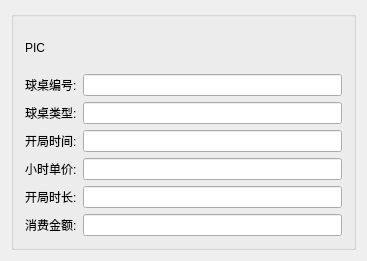
<?xml version="1.0" encoding="UTF-8"?>
<ui version="4.0">
 <class>GuiBilliardsTable</class>
 <widget class="QWidget" name="GuiBilliardsTable">
  <property name="geometry">
   <rect>
    <x>0</x>
    <y>0</y>
    <width>367</width>
    <height>261</height>
   </rect>
  </property>
  <property name="maximumSize">
   <size>
    <width>16777215</width>
    <height>16777215</height>
   </size>
  </property>
  <property name="windowTitle">
   <string>GuiBilliardsTable</string>
  </property>
  <layout class="QHBoxLayout" name="horizontalLayout_7">
   <item>
    <widget class="QGroupBox" name="groupBox">
     <property name="title">
      <string/>
     </property>
     <layout class="QVBoxLayout" name="verticalLayout">
      <item>
       <widget class="QLabel" name="labelPic">
        <property name="sizePolicy">
         <sizepolicy hsizetype="Preferred" vsizetype="Expanding">
          <horstretch>0</horstretch>
          <verstretch>0</verstretch>
         </sizepolicy>
        </property>
        <property name="text">
         <string>PIC</string>
        </property>
       </widget>
      </item>
      <item>
       <layout class="QHBoxLayout" name="horizontalLayout_6">
        <item>
         <widget class="QLabel" name="label_7">
          <property name="text">
           <string>球桌编号:</string>
          </property>
         </widget>
        </item>
        <item>
         <widget class="QLineEdit" name="lineEditTableNum"/>
        </item>
       </layout>
      </item>
      <item>
       <layout class="QHBoxLayout" name="horizontalLayout_5">
        <item>
         <widget class="QLabel" name="label_6">
          <property name="text">
           <string>球桌类型:</string>
          </property>
         </widget>
        </item>
        <item>
         <widget class="QLineEdit" name="lineEditTableType"/>
        </item>
       </layout>
      </item>
      <item>
       <layout class="QHBoxLayout" name="horizontalLayout">
        <item>
         <widget class="QLabel" name="label_2">
          <property name="text">
           <string>开局时间:</string>
          </property>
         </widget>
        </item>
        <item>
         <widget class="QLineEdit" name="lineEditBeginTime"/>
        </item>
       </layout>
      </item>
      <item>
       <layout class="QHBoxLayout" name="horizontalLayout_2">
        <item>
         <widget class="QLabel" name="label_4">
          <property name="text">
           <string>小时单价:</string>
          </property>
         </widget>
        </item>
        <item>
         <widget class="QLineEdit" name="lineEditPerHour"/>
        </item>
       </layout>
      </item>
      <item>
       <layout class="QHBoxLayout" name="horizontalLayout_3">
        <item>
         <widget class="QLabel" name="label_3">
          <property name="text">
           <string>开局时长:</string>
          </property>
         </widget>
        </item>
        <item>
         <widget class="QLineEdit" name="lineEditDurationTime"/>
        </item>
       </layout>
      </item>
      <item>
       <layout class="QHBoxLayout" name="horizontalLayout_4">
        <item>
         <widget class="QLabel" name="label_5">
          <property name="text">
           <string>消费金额:</string>
          </property>
         </widget>
        </item>
        <item>
         <widget class="QLineEdit" name="lineEditMoney"/>
        </item>
       </layout>
      </item>
     </layout>
    </widget>
   </item>
  </layout>
 </widget>
 <layoutdefault spacing="6" margin="11"/>
 <resources/>
 <connections/>
</ui>
